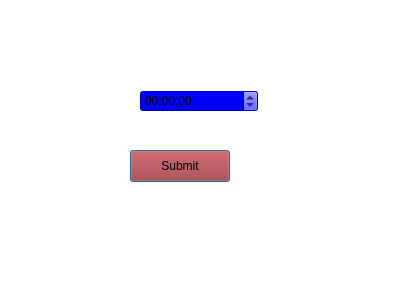
<?xml version="1.0" encoding="UTF-8"?>
<ui version="4.0">
 <class>Dialog</class>
 <widget class="QDialog" name="Dialog">
  <property name="geometry">
   <rect>
    <x>0</x>
    <y>0</y>
    <width>400</width>
    <height>300</height>
   </rect>
  </property>
  <property name="windowTitle">
   <string>Dialog</string>
  </property>
  <property name="styleSheet">
   <string notr="true">background: white</string>
  </property>
  <widget class="QTimeEdit" name="TE">
   <property name="geometry">
    <rect>
     <x>140</x>
     <y>90</y>
     <width>118</width>
     <height>22</height>
    </rect>
   </property>
   <property name="styleSheet">
    <string notr="true">background:blue</string>
   </property>
  </widget>
  <widget class="QPushButton" name="sutime">
   <property name="geometry">
    <rect>
     <x>130</x>
     <y>150</y>
     <width>100</width>
     <height>32</height>
    </rect>
   </property>
   <property name="styleSheet">
    <string notr="true">background:brown</string>
   </property>
   <property name="text">
    <string>Submit</string>
   </property>
  </widget>
 </widget>
 <resources/>
 <connections/>
</ui>
